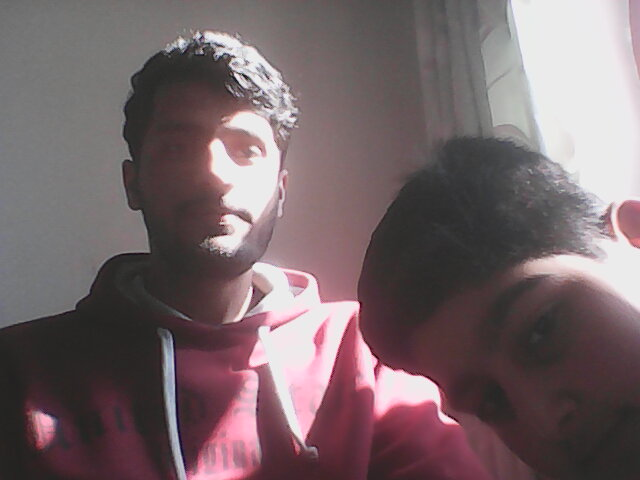
#> input picture cvopen/test.jpg, 640 x 480 px
$ python ocv.py
#> lines starting #> are read from the running program, lines starting #| are printed output that depends on the picture
import cv2
import numpy as np
import pandas as pd
import matplotlib.pyplot as plt


img = cv2.imread('test.jpg', 0)
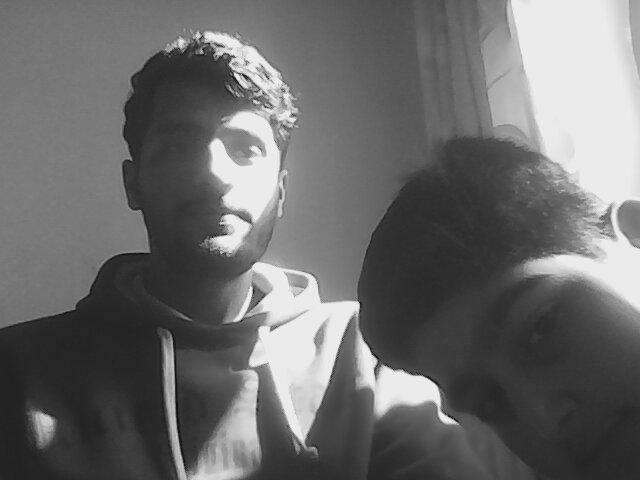
#> img: shape (480, 640); min 9, max 251, mean 107.5
edges = cv2.Canny(img, 100, 200)
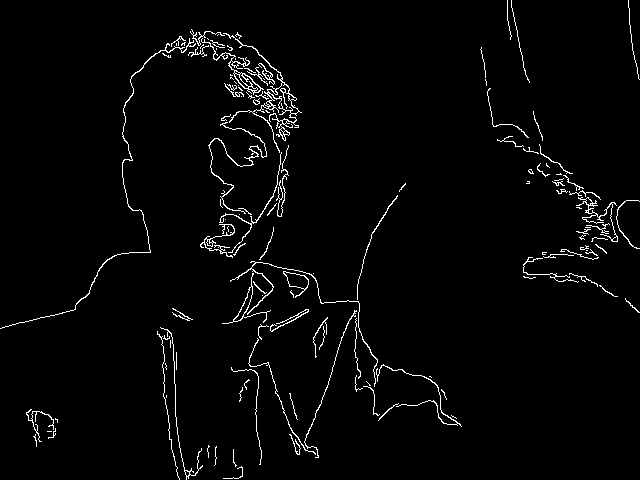
#> edges: shape (480, 640); 2.5% white in thin lines or dots
plt.subplot(121)
plt.imshow(img, cmap='gray')
plt.title('Original Image:')
plt.xticks([])
plt.yticks([])
plt.subplot(122)
plt.imshow(edges, cmap='gray')
plt.title('Edge Image')
plt.xticks([])
plt.yticks([])
plt.show()
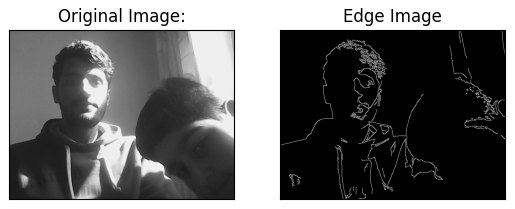
#> figure drawn by matplotlib, 2 panels
